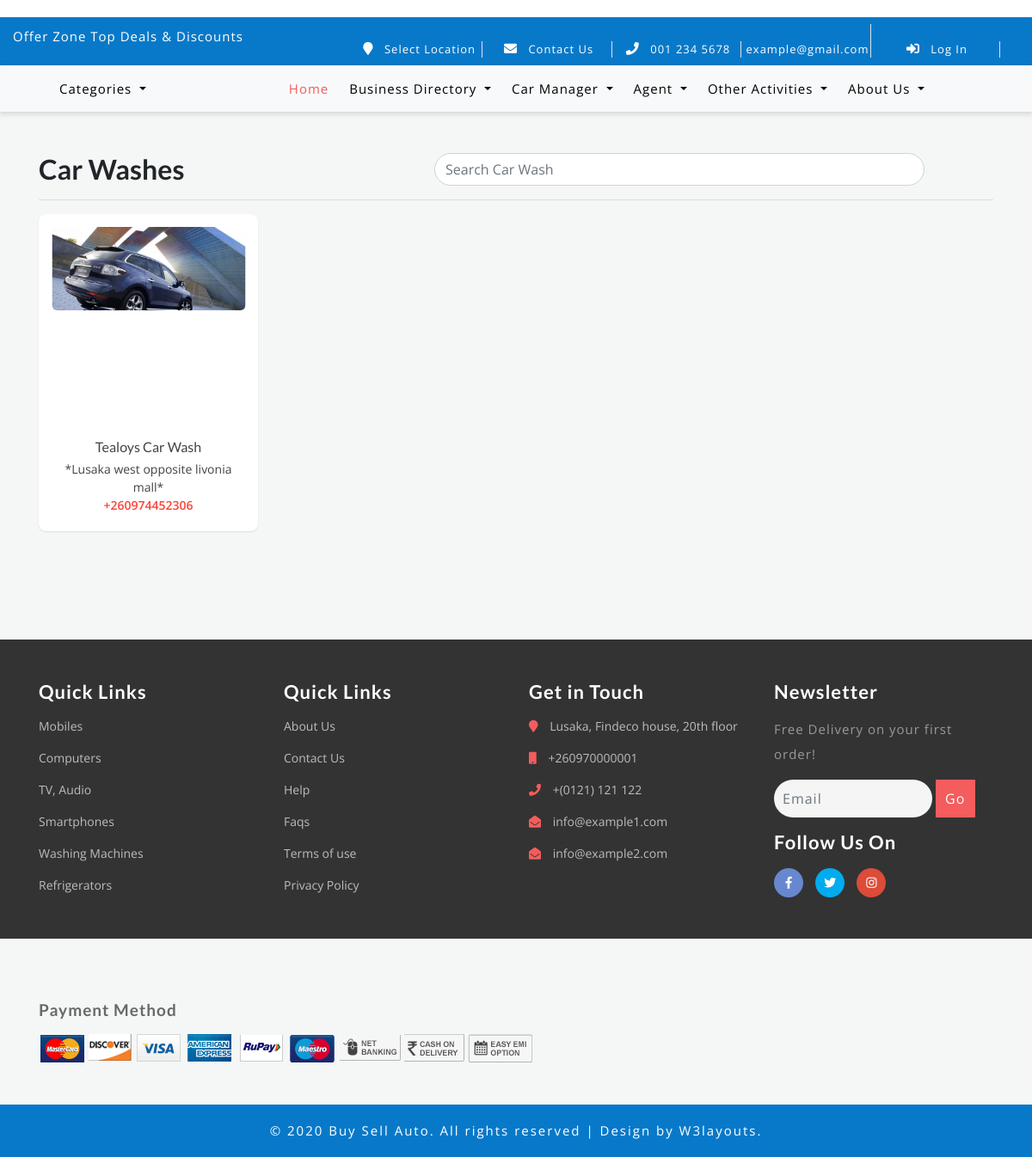
The app's page /car_wash/, older data.
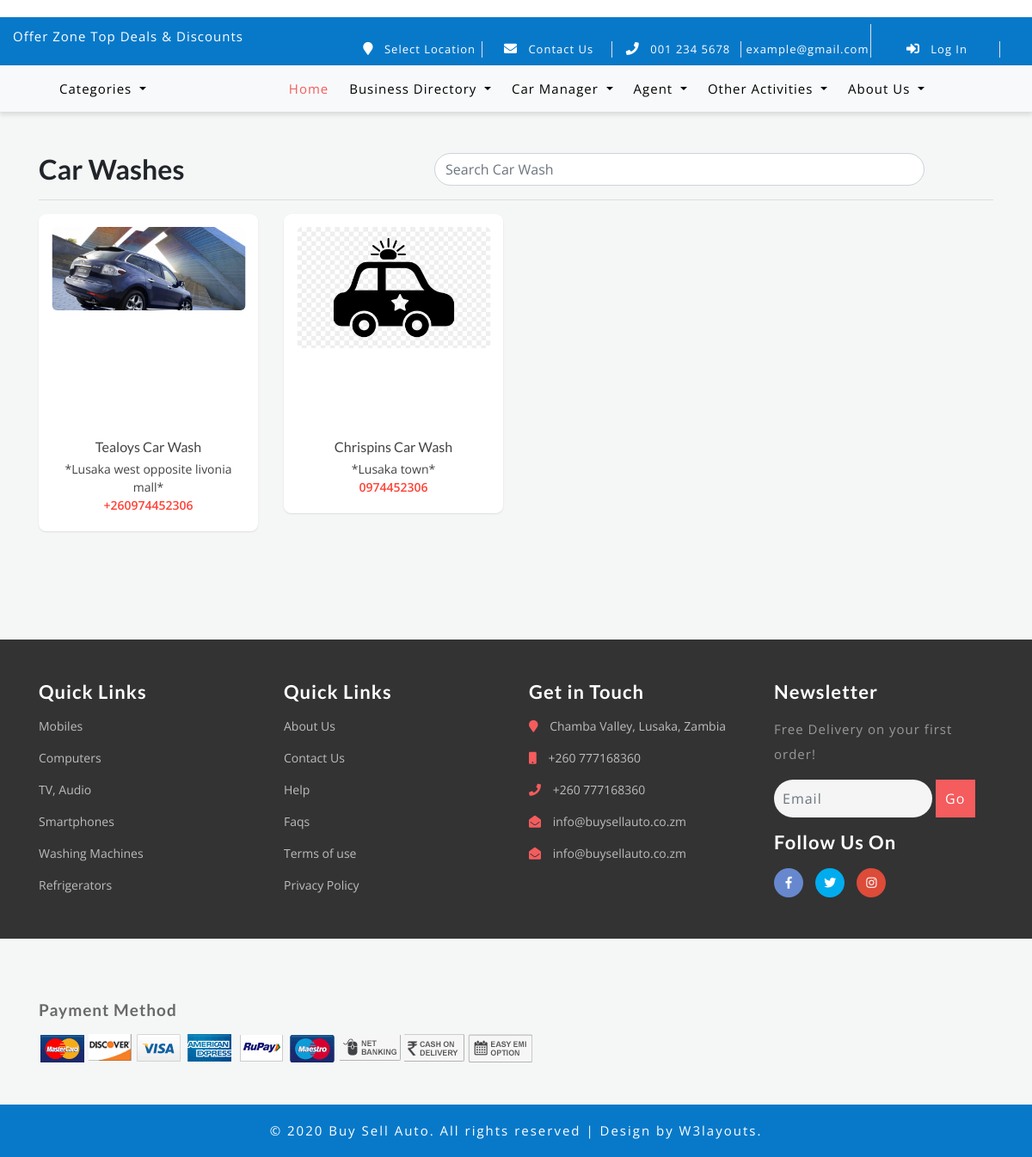
The same page, newer data.
### businessdirectory/models.py (models this page shows)
class AutoShopAndCarWash(models.Model):
    is_autoshopandcarwash_model = models.BooleanField(default=True, editable=False)
    category = models.CharField('Category', choices=AUTOSHOPANDCARWASH, max_length=200)
    name = models.CharField('Name', max_length=200, help_text='name of car wash')
    location = models.CharField('Location', max_length=200, help_text='location of car wash')
    contact = models.CharField('Contact Details', max_length=200, help_text='cell/tell/fax')
    description = HTMLField(help_text='Services offered...')
    coverpic = models.ImageField(upload_to='carwash/coverpic/%Y/%m/%d', null=True, blank=True)
    profilepic = models.ImageField(upload_to='carwash/profilepic/%Y/%m/%d', null=True, blank=True)
    facebook_link = models.URLField(default='www.facebook.com')
    twitter_link = models.URLField(default='www.twitter.com')
    instagram_link = models.URLField(default='www.instagram.com')
    coordinates = models.CharField('Coordinates', null=True, blank=True, max_length=200, default='', help_text='Check name of the place on google maps or can use latitude and longitude (lati,longi)')
    website_link = models.URLField(null=True, blank=True)
    def __str__(self):
        return self.name
    class Meta:
        verbose_name_plural = 'Auto shops/Car wash/etc'
        verbose_name = 'Auto shops/Car wash/etc'
    def coverpic_tag(self):
        if self.coverpic:
            return mark_safe('<img src="%s" style="width: 50px; height: 50px;"/>' % self.coverpic.url)
        else:
            return 'No image found!'
    coverpic_tag.short_description = 'Cover Pic'
    def profilepic_tag(self):
        if self.profilepic:
            return mark_safe('<img src="%s" style="width: 50px; height: 50px;"/>' % self.profilepic.url)
        else:
            return 'No image found!'
    profilepic_tag.short_description = 'Profile Pic'

### aboutus/models.py (models this page shows, shortened)
class CompanyContactDetails(models.Model):
    location = models.CharField('Company Location', max_length=1000, null=True, blank=True,)
    mobile = models.CharField('Mobile Phone Number', max_length=200, null=True, blank=True, help_text='(E.g) +260970000000')
    telephone = models.CharField('Telephone Number', max_length=200, null=True, blank=True, help_text='(E.g) +(0121) 121 122')
    emailaddress1 = models.CharField('Email Address1', max_length=200, null=True, blank=True, help_text='(E.g) info@example1.com')
    emailaddress2 = models.CharField('Email Address2', max_length=200, null=True, blank=True, help_text='(E.g) info@example1.com')
    class Meta:
        verbose_name = 'Company Contact Detail'
        verbose_name_plural = 'Company Contact Details'

class CompanySocialMediaLinks(models.Model):
    facebook = models.URLField('Facebook Page Url', null=True, blank=True)
    twitter = models.URLField('Twitter Page Url', null=True, blank=True)
    instagram = models.URLField('Instagram Page Url', null=True, blank=True)
    class Meta:
        verbose_name = 'Company Social Media Link'
        verbose_name_plural = 'Company Social Media Links'

### businessdirectory/views.py (the view)
# urls.py: path('car_wash/', views.car_wash_view, name='car_wash_view'),
def car_wash_view(request, category_slug=None):
    category = None
    form = OrderForm()
    equipment_type = EquipmentType.objects.all()
    companycontactdetails = CompanyContactDetails.objects.all()
    companysocialmedialinks = CompanySocialMediaLinks.objects.all()
    location = Location.objects.all()
    event_types = EventType.objects.all()
    clearing_agents = Agent.objects.filter(agent_type__agent_type='Clearing Agent')
    car_wash = AutoShopAndCarWash.objects.filter(category='Car Wash')
    print(car_wash)
    equipments = Equipment.objects.filter(active=True)
    keywords = request.GET.get('q')
    getcat = request.POST.get('p')
    if category_slug:
        equipments = Equipment.objects.filter(category__slug=category_slug)
        category = category_slug
    if keywords:
        equipments = equipments.filter(
            Q(equipment_type__equipment_type__icontains=keywords) |
            Q(equipment_name__icontains=keywords))
    context = {
        'form': form,
        'category_slug': category,
        'categories': equipment_type,
        'companycontactdetails': companycontactdetails,
        'companysocialmedialinks': companysocialmedialinks,
        'location': location,
        'event_types': event_types,
        'products': equipments,
        'keywords': keywords,
        'clearing_agents': clearing_agents,
        'car_wash': car_wash,
    }
    return render(request, 'businessdirectory/car_wash.html', context)

### store/models.py (called while the page is built)
    def __str__(self):
        return self.event_name

### store/templates/businessdirectory/car_wash.html (shortened to what this page needs)
{% extends 'store/base.html' %}
{% load static %}
{% block content %}
    <link rel="stylesheet"
          href="https://cdnjs.cloudflare.com/ajax/libs/material-design-iconic-font/2.2.0/css/material-design-iconic-font.min.css">
    <div class="container">
        <div class="header row inline-group">
            <h2 class="col-sm-5 font-weight-bold pull-left">Car Washes</h2>
            <input class="col-sm-6 pull-right form-control" type="text" placeholder="Search Car Wash">
        </div>
        <hr>
        <div class="row clearfix">
            {% for carwash in car_wash %}
                <div class="col-lg-3 col-md-4 col-sm-12">
                    <div class="card product_item">
                        <div class="body">
                            <a href="{% url 'car_wash_detail' carwash.id %}">
                                <div class="cp_img">
                                    {% if carwash.profilepic %}
                                        <img class="img-fluid" alt="Product" src="{{ carwash.profilepic.url }}"/>
                                    {% else %}
                                        <img class="img-fluid" alt="Product"
                                             src="{% static 'img/car_wash_avatar.jpg' %}"/>
                                    {% endif %}
                                </div>
                            </a>
                            <div class="product_details">
                                <h5><a href="ec-product-detail.html">{{ carwash.name }}</a></h5>
                                <ul class="product_price list-unstyled">
                                    <li class="old_price">
                                        *{{ carwash.location | capfirst }}*
                                    </li>
                                    <li class="new_price">{{ carwash.contact }}</li>
                                </ul>
                            </div>
                        </div>
                    </div>
                </div>
            {% empty %}
                No Car Wash Found
            {% endfor %}
        </div>
    </div>
{% endblock %}

### store/templates/store/base.html (shortened to what the changed rows need)
{% load static %}
<!DOCTYPE html>
<html lang="en">
<head>
    <link href="{% static 'store/css/bootstrap.css' %}" rel="stylesheet" type="text/css" media="all"/>
    <link href="{% static 'store/css/style.css' %}" rel="stylesheet" type="text/css" media="all"/>
    <link href="{% static 'store/css/other/styles.css' %}" rel="stylesheet" type="text/css" media="all"/>
    <link rel="stylesheet" href="{% static 'store/css/fontawesome-all.css' %}">
    <link href="{% static 'store/css/popuo-box.css' %}" rel="stylesheet" type="text/css" media="all"/>
    <link href="{% static 'store/css/menu.css' %}" rel="stylesheet" type="text/css" media="all"/>
</head>
<body>
{% block topheader %}
    <br><br>
{% endblock %}
{% block content %}
{% endblock %}
</body>
{% block footer %}
    <footer>
        <div class="w3l-middlefooter-sec">
            <div class="container py-md-5 py-sm-4 py-3">
                <div class="row footer-info w3-agileits-info">
                    <div class="col-md-3 col-sm-6 footer-grids mt-md-0 mt-4">
                        <ul>
                            {% for companycontactdetail in companycontactdetails %}
                                <li class="mb-3">
                                    <i class="fas fa-map-marker"></i> {{ companycontactdetail.location }}
                                </li>
                                <li class="mb-3">
                                    <i class="fas fa-mobile"></i> {{ companycontactdetail.mobile }}
                                </li>
                                <li class="mb-3">
                                    <i class="fas fa-phone"></i> {{ companycontactdetail.telephone }}
                                </li>
                                <li class="mb-3">
                                    <i class="fas fa-envelope-open"></i>
                                    <a href="mailto:example@mail.com"> {{ companycontactdetail.emailaddress1 }}</a>
                                </li>
                                <li>
                                    <i class="fas fa-envelope-open"></i>
                                    <a href="mailto:example@mail.com"> {{ companycontactdetail.emailaddress2 }}</a>
                                </li>
                            {% endfor %}
                        </ul>
                    </div>
                    <div class="col-md-3 col-sm-6 footer-grids w3l-agileits mt-md-0 mt-4">
                        <div class="footer-grids  w3l-socialmk mt-3">
                            <div class="social">
                                <ul>
                                    {% for socialmedialink in companysocialmedialinks %}
                                        <li>
                                            <a class="icon fb" href="{{ socialmedialink.facebook }}">
                                                <i class="fab fa-facebook-f"></i>
                                            </a>
                                        </li>
                                        <li>
                                            <a class="icon tw" href="{{ socialmedialink.twitter }}">
                                                <i class="fab fa-twitter"></i>
                                            </a>
                                        </li>
                                        <li>
                                            <a class="icon gp" href="{{ socialmedialink.instagram }}">
                                                <i class="fab fa-instagram"></i>
                                            </a>
                                        </li>
                                    {% endfor %}
                                </ul>
                            </div>
                        </div>
                    </div>
                </div>
            </div>
        </div>
    </footer>
{% endblock %}
</html>

Row changes from the older to the newer data that the page shows:
added AutoShopAndCarWash: name "Chrispins Car Wash", location "Lusaka town", contact "0974452306"
changed CompanyContactDetails: location "Lusaka, Findeco house, 20th floor" → "Chamba Valley, Lusaka, Zambia"; mobile "+260970000001" → "+260 777168360"; telephone "+(0121) 121 122" → "+260 777168360"; emailaddress1 "info@example1.com" → "info@buysellauto.co.zm"; emailaddress2 "info@example2.com" → "info@buysellauto.co.zm"
